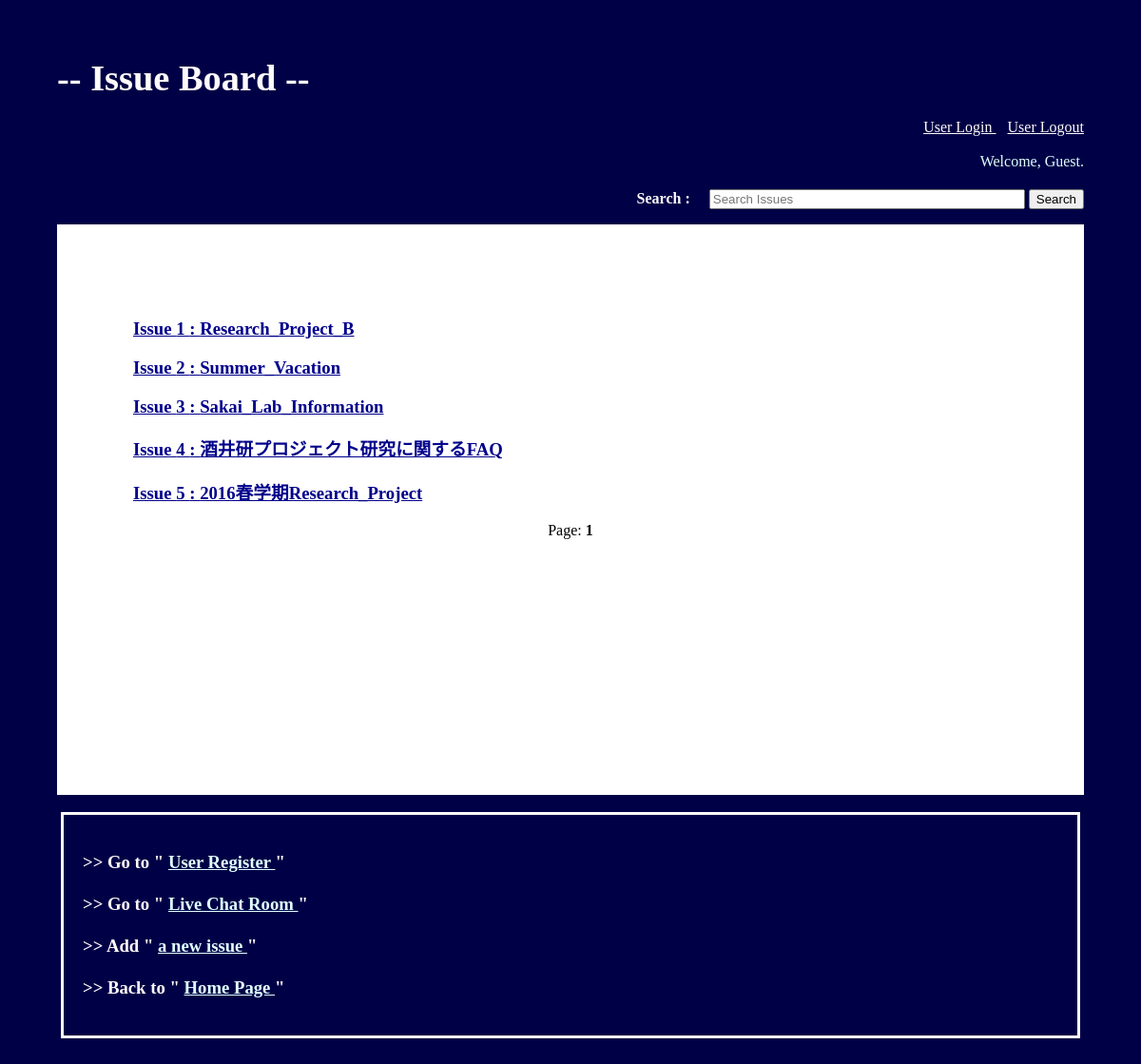
/home, run on an earlier commit of the app's database.
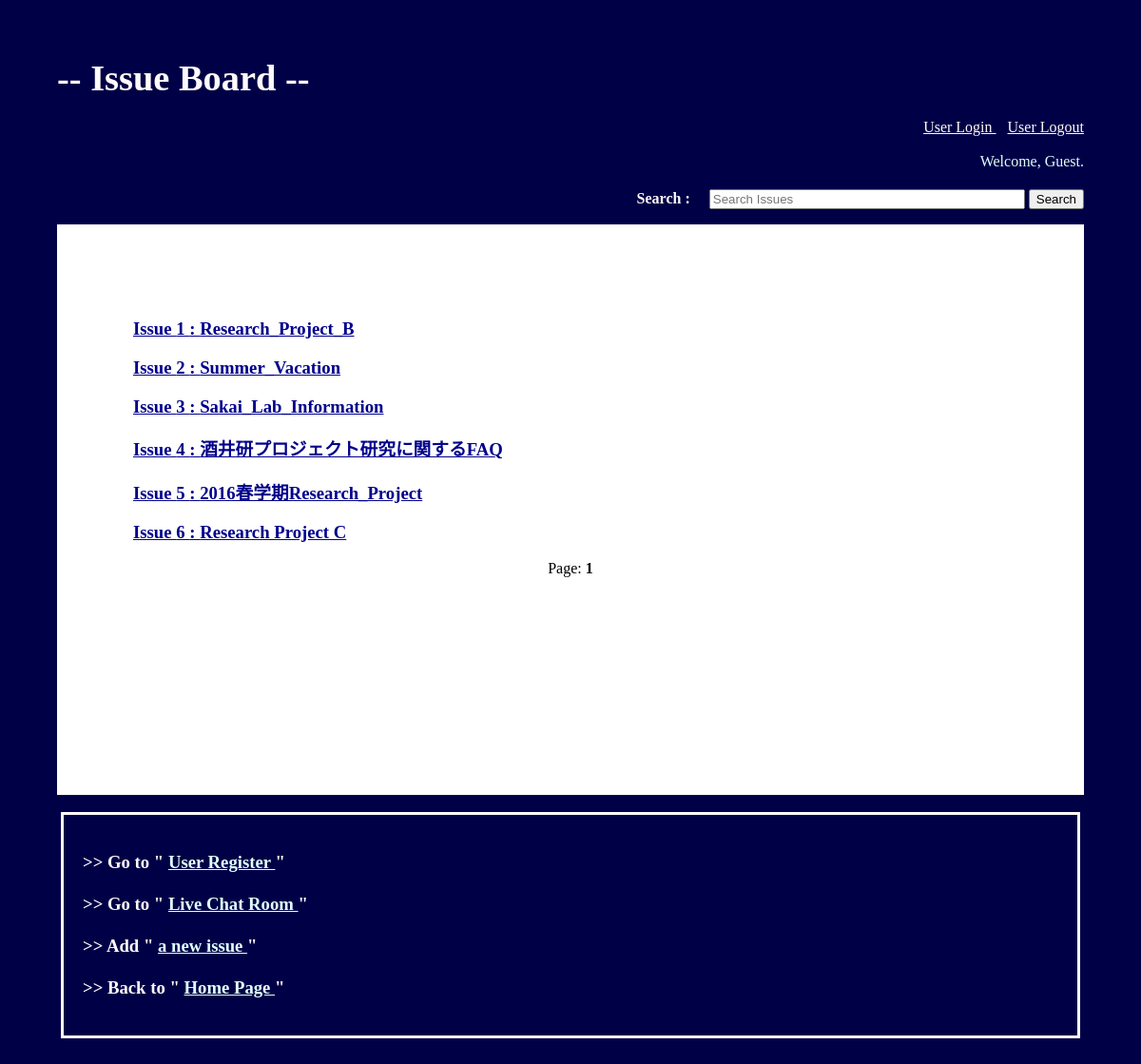
And on a later commit of the database.
### issue/models.py (models this page shows, shortened)
class IssuePost(models.Model):
    title = models.CharField(max_length=100)
    name = models.CharField(max_length=100)
    email = models.CharField(max_length=100)
    content = models.TextField(blank=True)
    create_time = models.DateTimeField(auto_created=True, auto_now_add=True)

### issue/views.py (the view)
# urls.py: url(r'^home$', home, name='home'),
def home(request):
    issue_list = IssuePost.objects.all().order_by('pk')
    query = request.GET.get("q")
    if query:
        issue_list = issue_list.filter(title__icontains=query)
    paginator = Paginator(issue_list, 10)
    page = request.GET.get('page')
    try:
        issues = paginator.page(page)
    except PageNotAnInteger:
        issues = paginator.page(1)
    except EmptyPage:
        issues = paginator.page(paginator.num_pages)
    return render(request, 'home.html', {
        'issues': issues,
    })

### templates/home.html (shortened to what this page needs)
<!DOCTYPE html>
<html lang="en" xmlns="http://www.w3.org/1999/html">
<head>
    <h1><b style="color:snow; font-size: larger"> -- Issue Board -- </b></h1>
    <p align = right>        <a href="{% url 'login' %}"  style="color: snow" > User Login </a>&nbsp;&nbsp;
        <a href="{% url 'logout' %}"  style="color: snow" > User Logout </a><br/></br>
        {% if user.is_authenticated %}
            <span style="color: lightcyan">Welcome, {{ user.get_username }}. Thanks for logging in.</span>
        {% else %}
            <span style="color: lightcyan">Welcome, Guest.</span>
        {% endif %}
    </p>
        <form method="GET" action="">
            <p align = right><b style="color:snow; font-size: medium">Search : </b>
           　<input type=text name="q" value="{{ request.GET.q }}" placeholder="Search Issues" style="width: 30%;">
            <input type=submit value="Search"></p>
        </form>
</head>
    <div style="background-color:white;color:black;padding:80px;height: 330pt">
        {% for issue in issues %}
        <h3>
        <a style="color: darkblue;" href="{% url 'issue_detail' pk=issue.pk %}">Issue {{issue.pk}} : {{ issue.title }}</a>
        </h3>
        {% endfor %}
        <p align = middle>
            Page:
            {% for num in issues.paginator.page_range %}
              {% ifequal num issues.number %}
                <span class="current"><b>{{ num }}</b></span>
              {% else %}
                <a href="?page={{ num }}"> {{ num }}</a>
              {% endifequal %}
            {% endfor %}
        </p>
    </div>
    <br>
    <body style="margin: 5%" background="https://images.unsplash.com/photo-1465158753229-aa725fff85a1?ixlib=rb-0.3.5&q=80&fm=jpg&crop=entropy&s=1b1d5afac6ea6583b441b809b188bdae">
        <div class = "center">
            <h3 style="color:snow">
               <p align = left>
                   >> Go to " <a href="{% url 'register' %}"  style="color: lightcyan" > User Register </a> " <br><br>
                   >> Go to " <a href="{% url 'livechat' %}"  style="color: lightcyan" > Live Chat Room </a> " <br><br>
               >> Add " <a href="{% url 'add_issue' %}"  style="color: lightcyan" > a new issue </a> " <br><br>
                >> Back to " <a href="{% url 'home' %}"  style="color: lightcyan" > Home Page </a> " </p>
            </h3>
        </div>
    </body>
</html>

What changed in the data, as far as the page shows it:
added IssuePost: pk "6", title "Research Project C"
